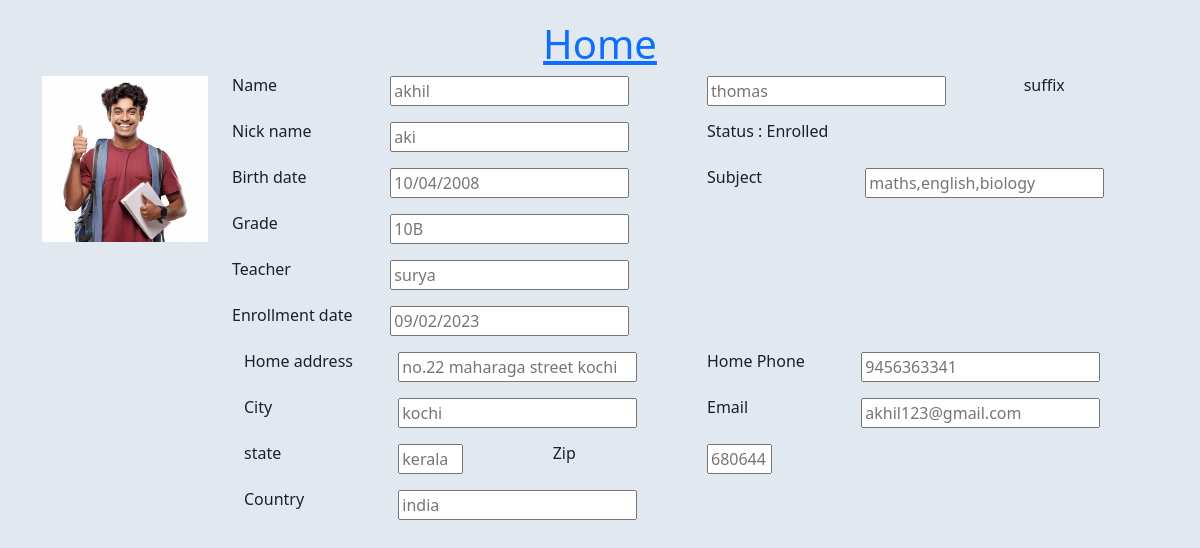
Page /details/2/ on the committed database.
### app/models.py (models this page shows)
class Student(models.Model):
    name=models.CharField(max_length=250)
    nickname=models.CharField(max_length=250)
    birthdate=models.CharField(max_length=10)
    gardion=models.CharField(max_length=250)
    gender=models.CharField(max_length=250)
    nationality=models.CharField(max_length=250)
    cls=models.CharField(max_length=250)
    address=models.CharField(max_length=550)
    phone=models.CharField(max_length=10)
    email=models.CharField(max_length=250)
    teacher=models.CharField(max_length=250)
    enrollmentdate=models.CharField(max_length=10)
    status=models.CharField(max_length=10)
    sub=models.CharField(max_length=250)
    state=models.CharField(max_length=250)
    city=models.CharField(max_length=250)
    country=models.CharField(max_length=250)
    zip=models.CharField(max_length=6)
    img=models.ImageField(upload_to='gallery')
    def __str__(self):
        return self.name

### app/views.py (the view)
# urls.py: path('details/<int:id>/', views.details, name="details"),
def details(request,id):
    student=Student.objects.get(pk=id)
    print(student)
    data={
        'data':student
    }
    return render(request,'details.html',data)

### templates/details.html (shortened to what this page needs)
{% load static %}
<!doctype html>
<html lang="en">
  <head>
    <link href="https://cdn.jsdelivr.net/npm/bootstrap@5.2.3/dist/css/bootstrap.min.css" rel="stylesheet">
    <link rel="stylesheet" href="{% static 'css/details.css' %}">
  </head>
  <body>
    <div class="container">
        <h1 class="text-center"><a href="{% url 'index'%}">Home</a></h1>
        <div class="row">
            <div class="col-lg-2">
                <img src="{{data.img.url}}" alt="" width="100%">
            </div>
            <div class="col-lg-10">
                <div class="row">
                    <div class="col-lg-6">
                        <div class="row">
                            <div class="col-lg-4">
                                <h6>Name</h6>
                            </div>
                            <div class="col-lg-8 mb-3">
                                <input type="text" placeholder="{{data.name}}">
                            </div>
                        </div>
                    </div>
                    <div class="col-lg-6">
                        <div class="row">
                            <div class="col-lg-8">
                                <input type="text" placeholder="{{data.gardion}}">
                            </div>
                            <div class="col-lg-4">
                                <h6>suffix</h6>
                            </div>
                        </div>
                    </div>
                    <div class="col-lg-6 mb-3">
                        <div class="row">
                            <div class="col-lg-4">
                                <h6>Nick name</h6>
                            </div>
                            <div class="col-lg-8">
                                <input type="text" placeholder="{{data.nickname}}">
                            </div>
                        </div>
                    </div>
                    <div class="col-lg-6">
                        <h6>Status : {{data.status}}</h6>
                    </div>
                    <div class="col-lg-6 mb-3">
                        <div class="row">
                            <div class="col-lg-4">
                                <h6>Birth date</h6>
                            </div>
                            <div class="col-lg-8">
                                <input type="text" placeholder="{{data.birthdate}}">
                            </div>
                        </div>
                    </div>
                    <div class="col-lg-6">                        <div class="row">
                        <div class="col-lg-4">
                            <h6>Subject</h6>
                        </div>
                        <div class="col-lg-8">
                            <input type="text" placeholder="{{data.sub}}">
                        </div>
                    </div>
                    </div>
                    <div class="col-lg-6 me-5">                        <div class="row">
                        <div class="col-lg-4">
                            <h6>Grade</h6>
                        </div>
                        <div class="col-lg-8 mb-3">
                            <input type="text" placeholder="{{data.cls}}">
                        </div>
                    </div>
                    </div>
                    <div class="col-lg-6 me-5 mb-3">                        <div class="row">
                        <div class="col-lg-4">
                            <h6>Teacher</h6>
                        </div>
                        <div class="col-lg-8">
                            <input type="text" placeholder="{{data.teacher}}">
                        </div>
                    </div>
                    </div>
                    <div class="col-lg-6 me-5 mb-3">                        <div class="row">
                        <div class="col-lg-4">
                            <h6>Enrollment date</h6>
                        </div>
                        <div class="col-lg-8">
                            <input type="text" placeholder="{{data.enrollmentdate}}">
                        </div>
                    </div>
                    </div>
                </div>
                <div class="container">
                    <div class="row">
                        <div class="col-lg-6 mb-3">
                            <div class="row">
                                <div class="col-lg-4">
                                    <h6>Home address</address></h6>
                                </div>
                                <div class="col-lg-8">
                                    <input type="text" placeholder="{{data.address}}">
                                </div>
                            </div>
                        </div>
                        <div class="col-lg-6 mb-3">
                            <div class="row">
                                <div class="col-lg-4">
                                    <h6>Home Phone</h6>
                                </div>
                                <div class="col-lg-8">
                                    <input type="text" placeholder="{{data.phone}}">
                                </div>
                            </div>
                        </div>
                        <div class="col-lg-6 mb-3">
                            <div class="row">
                                <div class="col-lg-4">
                                    <h6>City</h6>
                                </div>
                                <div class="col-lg-8">
                                    <input type="text" placeholder="{{data.city}}">
                                </div>
                            </div>
                        </div>
                        <div class="col-lg-6 mb-3">
                            <div class="row">
                                <div class="col-lg-4">
                                    <h6>Email</h6>
                                </div>
                                <div class="col-lg-8">
                                    <input type="text" placeholder="{{data.email}}">
                                </div>
                            </div>
                        </div>
                        <div class="col-lg-8 mb-3">
                            <div class="row">
                                <div class="col-lg-3">
                                    <h6>state</h6>
                                </div>
                                <div class="col-lg-3">
                                    <input type="text" placeholder="{{data.state}}" class="w-50">
                                </div>
                                <div class="col-lg-3 ">
                                    <h6>Zip</h6>
                                </div>
                                <div class="col-lg-3">
                                    <input type="text" placeholder="{{data.zip}}" class="w-50" >
                                </div>
                            </div>
                        </div>
                        <div class="col-lg-12 mb-3  ">
                            <div class="row">
                                <div class="col-lg-2">
                                    <h6>Country</h6>
                                </div>
                                <div class="col-lg-10">
                                    <input type="text" placeholder="{{data.country}}">
                                </div>
                            </div>
                        </div>
                    </div>
                </div>
            </div>
        </div>
    </div>
</body>
</html>

### static/css/details.css (style rules this page uses)
body { margin-top:20px; color: #1a202c; text-align: left; background-color: #e2e8f0; }
.mb-3, .my-3 { margin-bottom: 1rem!important; }

### rows in the picture
Student: img (picture), name "akhil", gardion "thomas", nickname "aki", status "Enrolled", birthdate "10/04/2008", sub "maths,english,biology", cls "10B", teacher "surya", enrollmentdate "09/02/2023", address "no.22 maharaga street kochi", phone "9456363341", city "kochi", email "akhil123@gmail.com", state "kerala", zip "680644", country "india"
